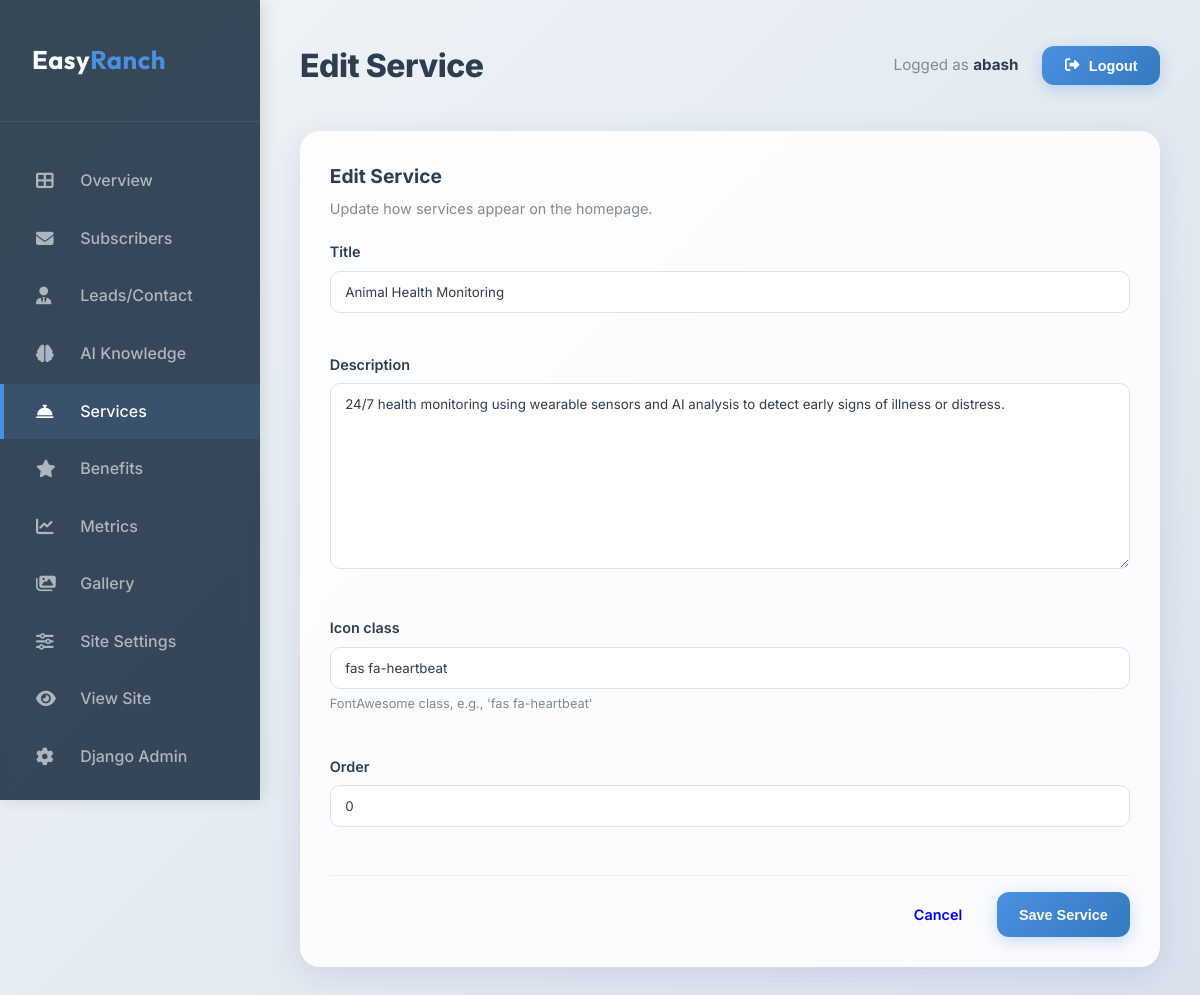
The app's page /dashboard/services/1/edit/ (signed in) with its own data.
### core/models.py (models this page shows, shortened)
class Service(models.Model):
    title = models.CharField(max_length=100)
    description = models.TextField()
    icon_class = models.CharField(max_length=50, help_text="FontAwesome class, e.g., 'fas fa-heartbeat'")
    order = models.PositiveIntegerField(default=0)
    class Meta:
        ordering = ['order']

### core/views_dashboard.py (the view)
# urls.py: path('dashboard/services/<int:pk>/edit/', views_dashboard.DashboardServiceUpdateView.as_view(), name='dashboard_services_edit'),
class DashboardServiceUpdateView(DashboardFormFeedbackMixin, StaffRequiredMixin, UpdateView):
    model = Service
    template_name = 'dashboard/service_form.html'
    fields = ['title', 'description', 'icon_class', 'order']
    success_url = reverse_lazy('dashboard_services')
    success_message = "Service updated successfully."
    def get_context_data(self, **kwargs):
        context = super().get_context_data(**kwargs)
        context['title'] = "Edit Service"
        return context

### core/views_dashboard.py (called while the page is built)
    @method_decorator(staff_member_required(login_url='admin:login'))
    def dispatch(self, *args, **kwargs):
        return super().dispatch(*args, **kwargs)

### templates/dashboard/service_form.html (shortened to what this page needs)
{% extends 'dashboard/base.html' %}
{% block page_title %}{{ title }}{% endblock %}
{% block content %}
<div class="db-card db-form-card">
    <div class="db-form-header">
        <h3>{{ title }}</h3>
        <p>Update how services appear on the homepage.</p>
    </div>
    <form method="post" class="db-form" novalidate>
        <div class="db-form-grid">
        {% for field in form %}
        <div class="form-group">
            <label for="{{ field.id_for_label }}">{{ field.label }}</label>
            {{ field }}
            {% if field.help_text %}<small class="form-help">{{ field.help_text }}</small>{% endif %}
        </div>
        {% endfor %}
        </div>
        <div class="db-form-actions">
            <a href="{% url 'dashboard_services' %}" class="db-btn">Cancel</a>
            <button type="submit" class="db-btn db-btn-primary">Save Service</button>
        </div>
    </form>
</div>
{% endblock %}

### templates/dashboard/base.html (shortened to what this page needs)
{% load static %}
<!DOCTYPE html>
<html lang="en">
<head>
    <link rel="stylesheet" href="https://cdnjs.cloudflare.com/ajax/libs/font-awesome/6.4.0/css/all.min.css">
    <link rel="stylesheet" href="{% static 'styles.css' %}">
    <link rel="stylesheet" href="{% static 'dashboard.css' %}">
</head>
<body class="dashboard-body">
    <aside class="db-sidebar">
        <div class="db-logo">
            <h2>Easy<span>Ranch</span></h2>
        </div>
        <nav class="db-nav">
            <a href="{% url 'dashboard_home' %}" class="db-nav-item {% if request.resolver_match.url_name == 'dashboard_home' %}active{% endif %}">
                <i class="fas fa-th-large"></i> Overview
            </a>
            <a href="{% url 'dashboard_subscribers' %}" class="db-nav-item {% if request.resolver_match.url_name == 'dashboard_subscribers' %}active{% endif %}">
                <i class="fas fa-envelope"></i> Subscribers
            </a>
            <a href="{% url 'dashboard_leads' %}" class="db-nav-item {% if request.resolver_match.url_name == 'dashboard_leads' %}active{% endif %}">
                <i class="fas fa-user-tie"></i> Leads/Contact
            </a>
            <a href="{% url 'dashboard_knowledge' %}" class="db-nav-item {% if 'knowledge' in request.path %}active{% endif %}">
                <i class="fas fa-brain"></i> AI Knowledge
            </a>
            <a href="{% url 'dashboard_services' %}" class="db-nav-item {% if 'services' in request.path %}active{% endif %}">
                <i class="fas fa-concierge-bell"></i> Services
            </a>
            <a href="{% url 'dashboard_benefits' %}" class="db-nav-item {% if 'benefits' in request.path %}active{% endif %}">
                <i class="fas fa-star"></i> Benefits
            </a>
            <a href="{% url 'dashboard_metrics' %}" class="db-nav-item {% if 'metrics' in request.path %}active{% endif %}">
                <i class="fas fa-chart-line"></i> Metrics
            </a>
            <a href="{% url 'dashboard_gallery' %}" class="db-nav-item {% if 'gallery' in request.path %}active{% endif %}">
                <i class="fas fa-images"></i> Gallery
            </a>
            <a href="{% url 'dashboard_settings' %}" class="db-nav-item {% if 'settings' in request.path %}active{% endif %}">
                <i class="fas fa-sliders-h"></i> Site Settings
            </a>
            <a href="{% url 'homepage' %}" class="db-nav-item" target="_blank">
                <i class="fas fa-eye"></i> View Site
            </a>
            <a href="{% url 'admin:index' %}" class="db-nav-item">
                <i class="fas fa-cog"></i> Django Admin
            </a>
        </nav>
    </aside>
    <main class="db-main">
        <header class="db-header">
            <div class="db-welcome">
                <h1>{% block page_title %}Dashboard{% endblock %}</h1>
            </div>
            <div class="db-user-nav">
                <span class="user-info">Logged as <strong>{{ user.username }}</strong></span>
                <form method="POST" action="{% url 'logout' %}">
    <button type="submit" class="db-btn db-btn-primary">
        <i class="fas fa-sign-out-alt"></i> Logout
    </button>
</form>
            </div>
        </header>
        {% block content %}{% endblock %}
    </main>
</body>
</html>

### static/styles.css (style rules this page uses)
:root { --primary-color: #2c5530; --secondary-color: #8B4513; --accent-color: #FF6B35; --text-dark: #2c3e50; --text-light: #ffffff; --bg-light: #f8f9fa; --bg-dark: #1a1a1a; --overlay-light: rgba(255, 255, 255, 0.9); --overlay-dark: rgba(0, 0, 0, 0.7); --success-color: #27ae60; --warning-color: #f39c12; --error-color: #e74c3c; --border-radius: 12px; --box-shadow: 0 10px 30px rgba(0, 0, 0, 0.1); --transition: all 0.3s cubic-bezier(0.4, 0, 0.2, 1); }
* { margin: 0; padding: 0; box-sizing: border-box; }
body { font-family: 'Inter', sans-serif; line-height: 1.6; color: var(--text-dark); overflow-x: hidden; }
.form-group { margin-bottom: 1.5rem; }
.form-group label { display: block; margin-bottom: 0.5rem; font-weight: 500; }
.form-group input, .form-group textarea { width: 100%; padding: 12px; border: 1px solid rgba(255, 255, 255, 0.3); border-radius: var(--border-radius); background: rgba(255, 255, 255, 0.1); color: var(--text-light); font-family: inherit; }
.form-group input::placeholder, .form-group textarea::placeholder { color: rgba(255, 255, 255, 0.7); }
:root { --chatbot-dark-green: #2c5530; --chatbot-light-green: #4caf50; --chatbot-vibrant-green: #27ae60; --chatbot-bg: #ffffff; --chatbot-text: #2c3e50; --chatbot-user-bg: #2c5530; --chatbot-bot-bg: #f1f3f5; }

### records on screen
Service: form "Animal Health Monitoring" "24/7 health monitoring using wearable sensors and AI analysis to detect early signs of illness or distress." "fas fa-heartbeat" "0"

### other values on screen
{{ title }} "Edit Service"
{{ user.username }} "abash"
{{ field.label }} "Title" "Description" "Icon class" "Order"
{{ field.help_text }} "FontAwesome class, e.g., 'fas fa-heartbeat'"
